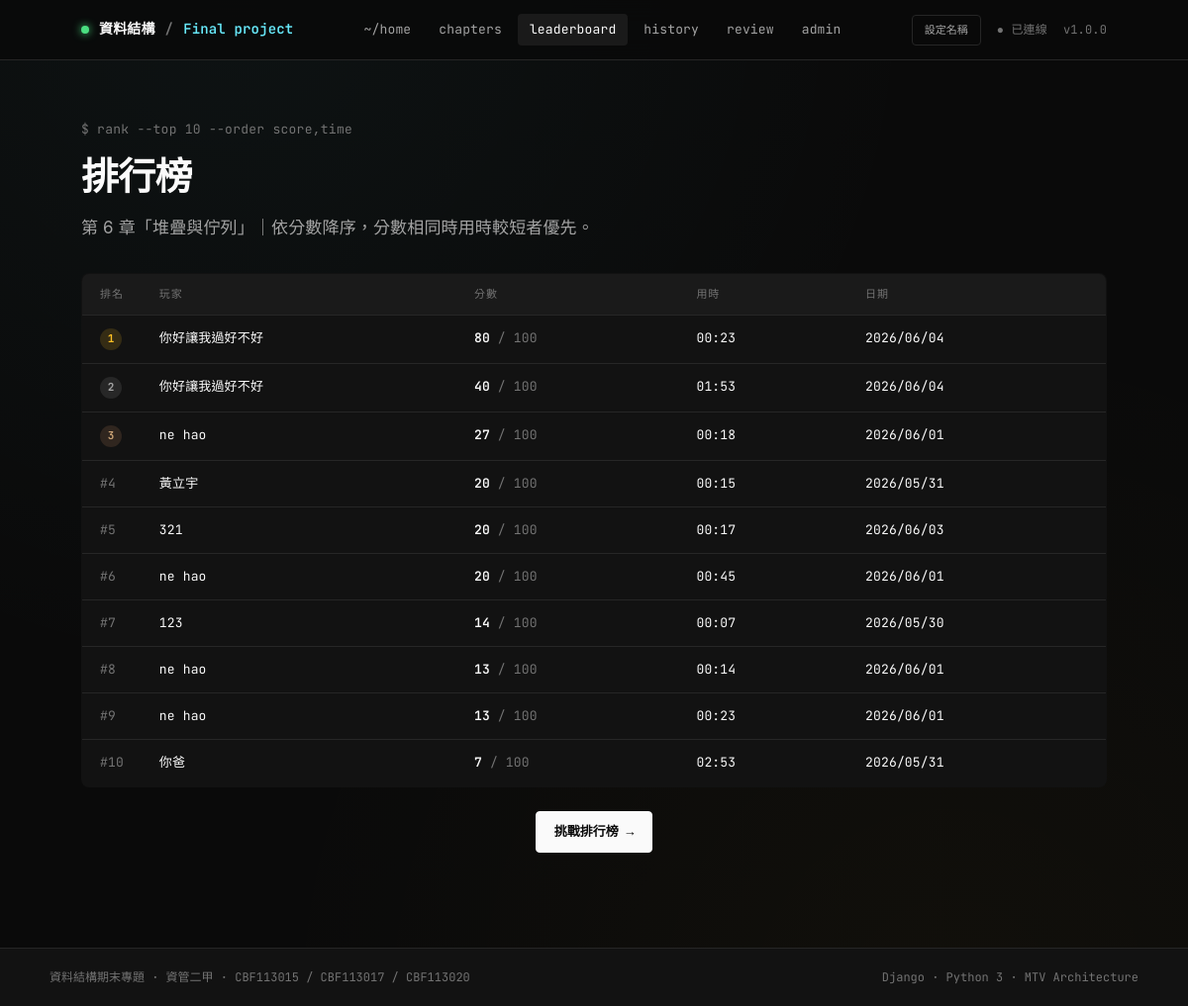
Page /leaderboard/ on the committed database.
### quiz/models.py (models this page shows, shortened)
class QuizRecord(models.Model):
    user_name = models.CharField(max_length=50, verbose_name="作答者")
    chapter = models.ForeignKey(
        Chapter, on_delete=models.CASCADE,
        related_name="records", verbose_name="章節",
    )
    score = models.PositiveIntegerField(verbose_name="得分 (百分比)")
    correct_count = models.PositiveIntegerField(verbose_name="答對題數")
    total = models.PositiveIntegerField(verbose_name="總題數")
    question_count = models.PositiveIntegerField(default=15, verbose_name="出題數")
    spaced_rep = models.BooleanField(default=False, verbose_name="間隔學習")
    is_review = models.BooleanField(default=False, verbose_name="錯題複習模式")
    duration_seconds = models.PositiveIntegerField(null=True, blank=True, verbose_name="作答秒數")
    details_json = models.TextField(default="[]", verbose_name="詳細結果 (JSON)")
    created_at = models.DateTimeField(auto_now_add=True)
    class Meta:
        ordering = ["-created_at"]
        verbose_name = "作答紀錄"
        verbose_name_plural = "作答紀錄"

### quiz/views.py (the view)
# urls.py: path("leaderboard/",              views.leaderboard,    name="leaderboard"),
def leaderboard(request):
    chapter = Chapter.objects.filter(number=6).first()
    records = []
    if chapter:
        records = list(
            QuizRecord.objects
            .filter(chapter=chapter, is_review=False)
            .order_by("-score", "duration_seconds")[:10]
        )
        for i, r in enumerate(records):
            r.rank = i + 1
            r.duration_fmt = _format_time(r.duration_seconds)
            r.is_me = (r.user_name == request.session.get("user_name", ""))
    user_name = request.session.get("user_name", "")
    return render(request, "quiz/leaderboard.html", {
        "chapter": chapter,
        "records": records,
        "user_name": user_name,
    })

### quiz/context_processors.py (called while the page is built)
def default_chapter(request):
    chapter = Chapter.objects.filter(number=6).first()
    return {
        "default_chapter": chapter,
        "user_name": request.session.get("user_name", ""),
    }

### quiz/views.py (called while the page is built)
def _format_time(seconds):
    if seconds is None:
        return "—"
    m, s = divmod(int(seconds), 60)
    return f"{m:02d}:{s:02d}"

### quiz/templates/quiz/leaderboard.html (shortened to what this page needs)
{% extends "quiz/base.html" %}
{% block nav_leaderboard %}active{% endblock %}
{% block content %}
<div class="container">
  <div style="padding:12px 0 32px;">
    <div class="hero-prompt">$ rank --top 10 --order score,time</div>
    <h1 class="hero-title" style="font-size:38px;">排行榜</h1>
    <p class="hero-sub">
      第 6 章「堆疊與佇列」｜依分數降序，分數相同時用時較短者優先。
    </p>
  </div>
  {% if records %}
  <table class="table">
    <thead>
      <tr>
        <th style="width:60px;">排名</th>
        <th>玩家</th>
        <th>分數</th>
        <th>用時</th>
        <th>日期</th>
      </tr>
    </thead>
    <tbody>
      {% for r in records %}
      <tr {% if r.is_me %}style="background:rgba(103,232,249,0.04);"{% endif %}>
        <td>
          {% if r.rank == 1 %}
            <span class="rank-medal rank-1">1</span>
          {% elif r.rank == 2 %}
            <span class="rank-medal rank-2">2</span>
          {% elif r.rank == 3 %}
            <span class="rank-medal rank-3">3</span>
          {% else %}
            <span class="dim">#{{ r.rank }}</span>
          {% endif %}
        </td>
        <td {% if r.is_me %}style="color:var(--cyan);font-weight:600;"{% endif %}>
          {{ r.user_name }}
        </td>
        <td>
          <span style="font-weight:600;">{{ r.score }}</span>
          <span class="dim"> / 100</span>
        </td>
        <td>{{ r.duration_fmt }}</td>
        <td class="dim">{{ r.created_at|date:"Y/m/d" }}</td>
      </tr>
      {% endfor %}
    </tbody>
  </table>
  {% endif %}
  {% if not user_name %}
  <div style="margin-top:24px;text-align:center;">
    <a class="btn btn-primary" href="{% if default_chapter %}{% url 'quiz:chapter_detail' default_chapter.id %}{% else %}{% url 'quiz:index' %}{% endif %}">挑戰排行榜 →</a>
  </div>
  {% endif %}
</div>
{% endblock %}

### quiz/templates/quiz/base.html (shortened to what this page needs)
{% load static %}
<!DOCTYPE html>
<html lang="zh-Hant">
<head>
  <link rel="stylesheet" href="{% static 'quiz/css/style.css' %}"/>
</head>
<body>
<div class="app">
  <header class="header">
    <div class="header-inner">
      <a class="brand" href="{% url 'quiz:index' %}">
        <span class="brand-dot"></span>
        <span class="brand-name">資料結構</span>
        <span class="brand-slash">/</span>
        <span class="brand-path">Final&nbsp;project</span>
      </a>
      <nav class="nav">
        <a class="nav-link {% block nav_home %}{% endblock %}"        href="{% url 'quiz:index' %}">~/home</a>
        <a class="nav-link {% block nav_chapters %}{% endblock %}"    href="{% if default_chapter %}{% url 'quiz:chapter_detail' default_chapter.id %}{% else %}{% url 'quiz:index' %}{% endif %}">chapters</a>
        <a class="nav-link {% block nav_leaderboard %}{% endblock %}" href="{% url 'quiz:leaderboard' %}">leaderboard</a>
        <a class="nav-link {% block nav_history %}{% endblock %}"     href="{% url 'quiz:history' %}">history</a>
        <a class="nav-link {% block nav_review %}{% endblock %}"      href="{% url 'quiz:review' %}">review</a>
        <a class="nav-link {% block nav_admin %}{% endblock %}" href="{% url 'quiz:admin_panel' %}">admin</a>
      </nav>
      <div class="header-meta">
        {% if user_name %}
          <a href="{% url 'quiz:set_name' %}" class="cyan mono" style="font-size:12px;text-decoration:none;" title="點擊切換名稱">{{ user_name }} ✎</a>
        {% else %}
          <a href="{% url 'quiz:set_name' %}" class="btn btn-sm btn-ghost" style="font-size:11px">設定名稱</a>
        {% endif %}
        <span>● 已連線</span>
        <span class="dim">v1.0.0</span>
      </div>
    </div>
  </header>
  <main>
    {% block content %}{% endblock %}
  </main>
  <footer style="border-top:1px solid var(--border);padding:20px 32px;background:var(--bg-elev);">
    <div class="container" style="display:flex;justify-content:space-between;align-items:center;padding:0;flex-wrap:wrap;gap:12px;">
      <div class="mono dim" style="font-size:12px">
        資料結構期末專題 · 資管二甲 · CBF113015 / CBF113017 / CBF113020
      </div>
      <div class="mono dim" style="font-size:12px">Django · Python 3 · MTV Architecture</div>
    </div>
  </footer>
</div>
</body>
</html>

### rows in the picture
QuizRecord: shows "1", user_name "你好讓我過好不好", score "80", duration_fmt "00:23", created_at "2026/06/04"
QuizRecord: shows "2", user_name "你好讓我過好不好", score "40", duration_fmt "01:53", created_at "2026/06/04"
QuizRecord: shows "3", user_name "ne hao", score "27", duration_fmt "00:18", created_at "2026/06/01"
QuizRecord: rank "4", user_name "黃立宇", score "20", duration_fmt "00:15", created_at "2026/05/31"
QuizRecord: rank "5", user_name "321", score "20", duration_fmt "00:17", created_at "2026/06/03"
QuizRecord: rank "6", user_name "ne hao", score "20", duration_fmt "00:45", created_at "2026/06/01"
QuizRecord: rank "7", user_name "123", score "14", duration_fmt "00:07", created_at "2026/05/30"
QuizRecord: rank "8", user_name "ne hao", score "13", duration_fmt "00:14", created_at "2026/06/01"
QuizRecord: rank "9", user_name "ne hao", score "13", duration_fmt "00:23", created_at "2026/06/01"
QuizRecord: rank "10", user_name "你爸", score "7", duration_fmt "02:53", created_at "2026/05/31"
